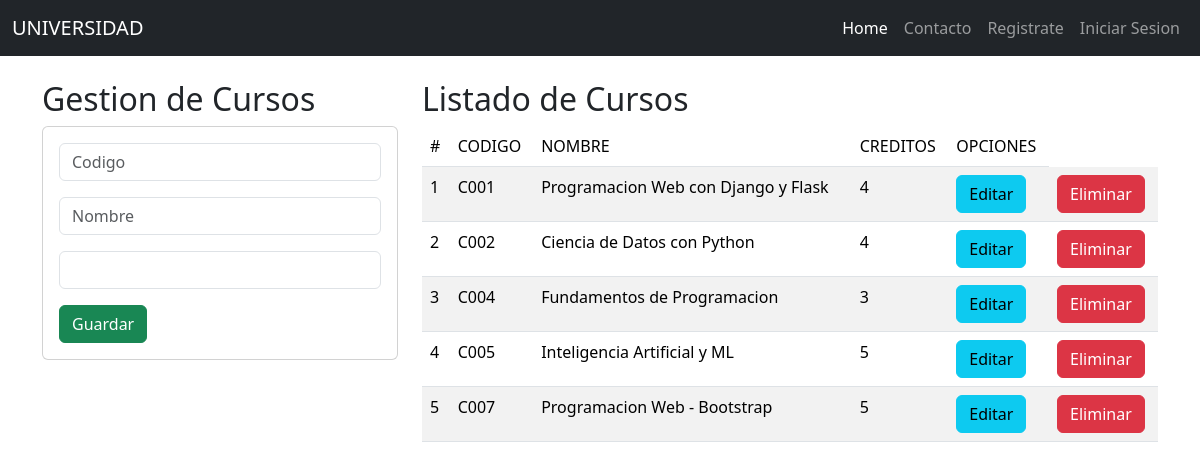
The page / on the database its author committed.
### Academico/models.py (models this page shows)
class Curso(models.Model):
    codigo = models.CharField(primary_key=True,max_length=6)
    nombre = models.CharField(max_length=50)
    credito = models.PositiveSmallIntegerField()

### Academico/views.py (the view)
# urls.py: 2. Add a URL to urlpatterns:  path('', views.home, name='home')
def home(request):
    cursos = Curso.objects.all()
    return render(request,'gestionCursos.html',{'cursos':cursos})

### Academico/Templates/gestionCursos.html (shortened to what this page needs)
{% extends 'base.html' %}
{% block content %}
<div  class="container py-4">
            <div class="row">
                <div class="col-md-4">
                    <h2>Gestion de Cursos</h2>
                    <div class="card">
                        <div class="card-body">
                            <form action="/registroCurso/" method="POST">{% csrf_token %}
                                <div class="form-group">
                                    <input type="text" name="txtCodigo" class="form-control" placeholder="Codigo">
                                </div>
                                <div class="form-group">
                                    <input type="text" name="txtNombre" class="form-control" placeholder="Nombre">
                                </div>
                                <div class="form-group">
                                    <input type="number" name="txtCredito" class="form-control" min="1" max="6">
                                </div>
                                <div class="form-group">
                                    <input type="submit" class="btn btn-success btn-block text-white" value="Guardar">
                                </div>
                            </form>
                        </div>
                    </div>
                </div>
            <div class="col-md-8">
                <h2>Listado de Cursos</h2>
                <div class="table-responsive">
                    <table class="table table-striped">
                        <thead>
                            <tr>
                                <td>#</td>
                                <td>CODIGO</td>
                                <td>NOMBRE</td>
                                <td>CREDITOS</td>
                                <td>OPCIONES</td>
                            </tr>
                        </thead>
                        <tbody>
                            {% for c in cursos %}
                                <tr>
                                    <td>{{forloop.counter}}</td>
                                    <td>{{c.codigo}}</td>
                                    <td>{{c.nombre}}</td>
                                    <td>{{c.credito}}</td>
                                    <td> <a href="edicionCurso/{{c.codigo}}" class="btn btn-block btn-info">Editar</a></td>
                                    <td> <a href="eliminarCurso/{{c.codigo}}" class="btn btn-block btn-danger">Eliminar</a></td>
                                </tr>
                            {% endfor %}
                        </tbody>
                    </table>
                </div>
            </div>
        </div>
    </div>
{% endblock %}

### Academico/Templates/base.html (shortened to what this page needs)
<!DOCTYPE html>
<html lang="en">
<head>
    <link href="https://cdn.jsdelivr.net/npm/bootstrap@5.3.3/dist/css/bootstrap.min.css" rel="stylesheet">
</head>
<body>
    <nav class="navbar navbar-expand-lg navbar-dark bg-dark">
        <div class="container-fluid">
        <a class="navbar-brand" href="#">UNIVERSIDAD</a>
        <div class="collapse navbar-collapse" id="navbarNav">
            <ul class="navbar-nav  ms-auto" >
            <li class="nav-item">
                <a class="nav-link active" aria-current="page" href="/">Home</a>
            </li>
            <li class="nav-item">
                <a class="nav-link" href="#">Contacto</a>
            </li>
                {% if user.is_authenticated %}
                <li class="nav-item">
                    <a class="nav-link" href="/logout/">Cerrar Sesion</a>
                </li>
                {% else %}
                <li class="nav-item">
                    <a class="nav-link" href="/signup/">Registrate</a>
                </li>
                <li class="nav-item">
                    <a class="nav-link" href="/signin/">Iniciar Sesion</a>
                </li>
                {% endif %}
            </ul>
        </div>
        </div>
    </nav>
    {% block content %}
    {% endblock %}
</body>
</html>

### rows shown on the page
Curso: codigo "C001", nombre "Programacion Web con Django y Flask", credito "4"
Curso: codigo "C002", nombre "Ciencia de Datos con Python", credito "4"
Curso: codigo "C004", nombre "Fundamentos de Programacion", credito "3"
Curso: codigo "C005", nombre "Inteligencia Artificial y ML", credito "5"
Curso: codigo "C007", nombre "Programacion Web - Bootstrap", credito "5"
